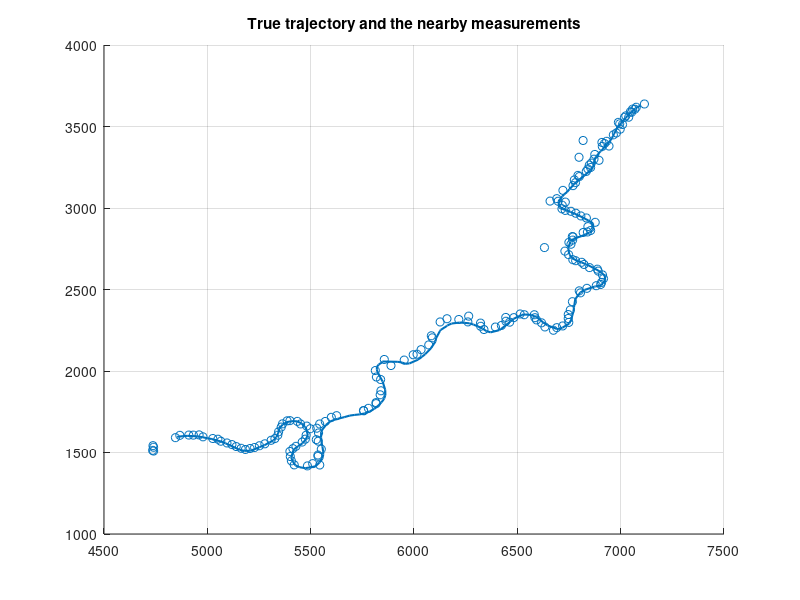
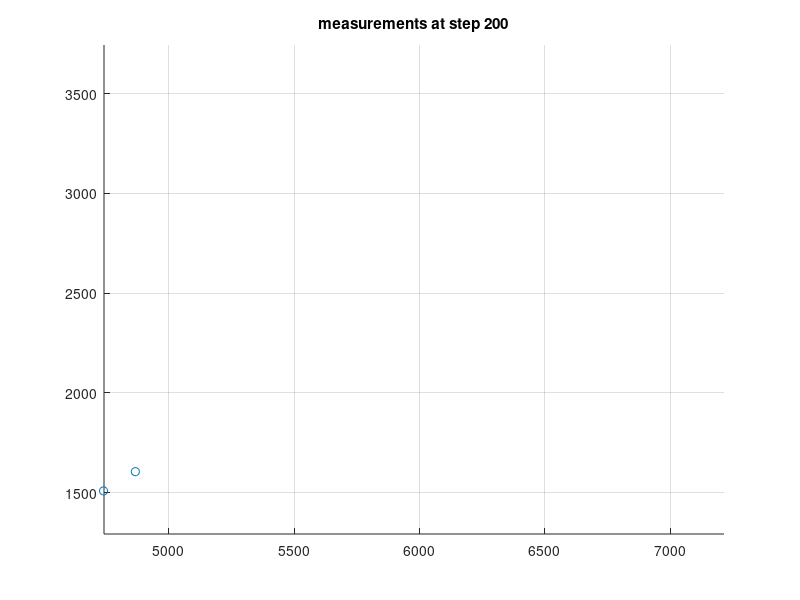

Here is the MATLAB script that generated these plots, in order: (Note: this script raises an error after producing the figures.)
% load data
load joyridedata.mat;


% plot measurements close to the trajectory
figure(1); clf; hold on; grid on;
Zmat = cell2mat(Z');
Zplotdata = [];
plotMeasDist = 200;
for k = 1:K
   toPlot = false(size(Z{k},2),1);
   closecount(k) = 0;
   for j = 1:size(Z{k}, 2)
        v = Z{k}(:, j) - Xgt(1:2, k);
        toPlot(j) = v' * v <= plotMeasDist^2;
        if toPlot(j) 
            closecount(k) = closecount(k) + 1;
        end
   end
   Zplotdata = [Zplotdata, Z{k}(:, toPlot)];
end
set(gca, 'ColorOrderIndex', 2)
scatter(Zplotdata(1,:), Zplotdata(2,:));
set(gca, 'ColorOrderIndex', 1)
plot(Xgt(1,:),Xgt(2,:), 'LineWidth',1.5);
title('True trajectory and the nearby measurements')

%%
% some minor data analysis for the interested person
i = 0;
maxdist = 30;
for k = 1:K
    if size(Z{k}, 2) > 0
        vall = Xgt(1:2,k) - Z{k};
        dsquared = sum((vall).^2, 1);
        closecount(k) = sum(dsquared <= maxdist^2);
        [mindist, ind] = min(dsquared);
        if mindist < maxdist^2
            i = i + 1;
            d(i) = mindist;
            v(:, i) = vall(:, ind);
        end
    end
end
stepsWithClose = i 
meanMeasError = mean(v, 2)
covMeasError = cov(v')
stds = sqrt(diag(cov(v')))
covEllSize = sqrt(eig(cov(v')))
meanMinMeasDists = mean(d)
meanNumberOfCloseMeasurements = mean(closecount)
%%
% play measurement movie. Remember that you can click the stop button.
figure(2); clf; grid on;
set(gcf,'Visible','on')
plotpause = 0.1; % sets a pause in between time steps if it goes to fast
minZ = min(Xgt(1:2, :), [], 2);
maxZ = max(Xgt(1:2, :), [], 2);
minZ = minZ - 0.05*(maxZ - minZ);
maxZ = maxZ + 0.05*(maxZ - minZ);
for k = 1:K
    scatter(Z{k}(1,:), Z{k}(2,:))
    title(sprintf('measurements at step %d', k))
    axis([minZ(1), maxZ(1), minZ(2), maxZ(2)])
    grid on;
    drawnow;
    pause(plotpause);
end
%%
% Look at individual EKF-PDAs

% sensor 
r = 1.3;%...
lambda = 0.01;%...
PD = 0.99;%...
gateSize = 21;%...

% dynamic models
qCV = 0.26;%...
qCT = [0.96, 0.000003];%...
x0 = [6, 25, 0, 0, 0]';%...
P0 = diag([25, 25, 3, 3, 0.0005].^2);%...

% CV tuning
% r = 2.161;%...
% qCV = 1.88;%...
% lambda = 0.0031;%...
% PD = 0.952;%...
% gateSize = 18;%...

% choose model to tune
s = 1;

% make models
models =  cell(2,1);
models{1} = EKF(discreteCVmodel(qCV, r));
models{2} = EKF(discreteCTmodel(qCT, r));

tracker =  cell(2,1);
tracker{1} = PDAF(models{1}, lambda, PD, gateSize);
tracker{2} = PDAF(models{2}, lambda, PD, gateSize);

% % % % allocate
xbar = zeros(5, K);
Pbar = zeros(5, 5, K);
xhat = zeros(5, K);
Phat = zeros(5, 5, K);
NEES = zeros(K, 1);
NEESpos = zeros(K, 1);
NEESvel = zeros(K, 1);

% initialize filter
xbar(:, 1) = [7100; 3630; -6; -3; 0]; % taken from ground truth
Pbar(:, : ,1) = diag(4*[10; 10; 1; 1; pi/10].^2); % seems reasonable?

% filter
for k = 1:K
    [xhat(:, k), Phat(:, :, k)] = tracker{s}.update(cell2mat(Z(k,:)), xbar(:,k), Pbar(:,:,k));%... update
    NEES(k) = ((xhat(1:4,k)-xbar(1:4,k))')*inv(Pbar(1:4,1:4,k))*(xhat(1:4,k) - xbar(1:4,k));%... 
    NEESpos(k) = ((xhat(1:2,k)-xbar(1:2,k))')*inv(Pbar(1:2,1:2,k))*(xhat(1:2,k) - xbar(1:2,k));%...
    NEESvel(k) = ((xhat(3:4,k)-xbar(3:4,k))')*inv(Pbar(3:4,3:4,k))*(xhat(3:4,k) - xbar(3:4,k));%...
    if k < K
        [xbar(:, k+1), Pbar(:, :, k+1)] = tracker{s}.predict(xhat(:,k), Phat(:,:,k), Ts(k));%... predict
    end
end

% errors
poserr = sqrt(sum((xhat(1:2,:) - Xgt(1:2,:)).^2, 1));
posRMSE = sqrt(mean(poserr.^2));
velerr = sqrt(sum((xhat(3:4, :) - Xgt(3:4, :)).^2, 1));
velRMSE = sqrt(mean(velerr.^2));

% consistency
chi2inv([0.025, 0.975], K*2)/K
ANEESpos = mean(NEESpos)
ANEESvel = mean(NEESvel)
%ANIS = mean(NISes)

% plot
figure(3); clf; hold on; grid on;
plot(xhat(1,:), xhat(2,:));
plot(Xgt(1, :), Xgt(2, :))
%scatter(Zmat(1,:), Zmat(2, :), 'x');
axis('equal')
%scatter(Z(1,:), Z(2, :));
title(sprintf('posRMSE = %.3f, velRMSE = %.3f',posRMSE, velRMSE))

figure(4); clf; hold on; grid on;
subplot(3,1,1);
hold on; grid on;
plot(sqrt(sum(xhat(3:4,:).^2,1)))
plot(sqrt(sum(Xgt(3:4,:).^2,1)))
ylabel('speed')
subplot(3,1,2);
hold on; grid on;
plot(atan2(xhat(4,:), xhat(3,:)))
plot(atan2(Xgt(4,:), Xgt(3,:)))
ylabel('theta')
subplot(3,1,3)
hold on; grid on;
plot(diff(unwrap(atan2(xhat(4,:), xhat(3,:))))./Ts')
plot(diff(unwrap(atan2(Xgt(4,:), Xgt(3,:))))./Ts')
ylabel('omega')

figure(5); clf;
subplot(3,1,1);
plot(NEES); grid on; hold on;
ylabel('NEES');
ciNEES = chi2inv([0.05, 0.95], 4);
inCI = sum((NEES >= ciNEES(1)) .* (NEES <= ciNEES(2)))/K * 100;
plot([1,K], repmat(ciNEES',[1,2])','r--')
text(K*1.04, -5, sprintf('%.2f%% inside CI', inCI),'Rotation',90);

subplot(3,1,2);
plot(NEESpos); grid on; hold on;
ylabel('NEESpos');
ciNEES = chi2inv([0.05, 0.95], 2);
inCI = sum((NEESpos >= ciNEES(1)) .* (NEESpos <= ciNEES(2)))/K * 100;
plot([1,K], repmat(ciNEES',[1,2])','r--')
text(K*1.04, -5, sprintf('%.2f%% inside CI', inCI),'Rotation',90);

subplot(3,1,3);
plot(NEESvel); grid on; hold on;
ylabel('NEESvel');
ciNEES = chi2inv([0.05, 0.95], 2);
inCI = sum((NEESvel >= ciNEES(1)) .* (NEESvel <= ciNEES(2)))/K * 100;
plot([1,K], repmat(ciNEES',[1,2])','r--')
text(K*1.04, -5, sprintf('%.2f%% inside CI', inCI),'Rotation',90);
%%
% IMM-PDA

% sensor 
r = 1.3;%...
lambda = 0.01;%...
PD = 0.99;%...
gateSize = 21;%...

% dynamic models
qCV = 0.26;%...
qCT = [0.96, 0.000003];%...
qCVh = 1;%...
modIdx = 1:3; 
M = numel(modIdx);

x0 = [7100; 3630; 0; 0; 0]; % taken from gt
P0 = diag([25, 25, 10, 10, pi/6].^2); % seems reasonable?


% markov chain (you are free to parametrize this in another way)
% PI11 = 0.80;%...
% PI22 = 0.65;%... 
% p10 = 0.80;%... 
% 
% PI = [PI11, (1 - PI22); (1 - PI11), PI22]; assert(all(sum(PI, 1) == [1, 1]),'columns of PI must sum to 1')
% sprobs0 = [p10; (1 - p10)]; assert(sum(sprobs0) == 1, 'initial mode probabilities must sum to 1');
% markov chain (other parameterizations can be simpler to tune)
PI =    [0.80       0.10    0.20;
         0.10       0.55    0.10;
         0.10       0.35    0.70];


PI = PI(modIdx, modIdx); % select the models to use
PI = PI./sum(PI,1); % be sure to normalize
assert(all(sum(PI, 1) - 1 < eps),'columns of PI must sum to 1')

sprobs0 = [0.50 0.40 0.10]; %... 
sprobs0 = sprobs0(modIdx)/sum(sprobs0(modIdx)); % select models and normalize
assert(all(sprobs0 > 0), 'probabilities must be positive')


% make model
models =  cell(3,1);
models{1} = EKF(discreteCVmodel(qCV, r));
models{2} = EKF(discreteCTmodel(qCT, r));
models{3} = EKF(discreteCVmodel(qCVh, r));
imm = IMM(models(modIdx), PI);
tracker = IMMPDAF(imm, lambda, PD, gateSize);

% allocate
xbar = zeros(5, M, K);
Pbar = zeros(5, 5, M, K);
probbar = zeros(M, K);
xhat = zeros(5, M, K);
xest = zeros(5, K);
Pest = zeros(5, 5, K);
Phat = zeros(5, 5, M, K);
probhat = zeros(M, K);
NEES = zeros(K, 1);
NEESpos = zeros(K, 1);
NEESvel = zeros(K, 1);

% initialize
xbar(:, :, 1) = repmat(x0, [1, M]); % simply same for all modes
Pbar(:, : ,:, 1) = repmat(P0,[1,1,M]); %simply same for all modes
probbar(:, 1) = sprobs0;

% filter
for k=1:K
    [probhat(:, k), xhat(:, :, k), Phat(:, :, :, k)] = tracker.update(cell2mat(Z(k,:)), probbar(:,k), xbar(:,:,k), Pbar(:,:,:,k));%... update
    [xest(:, k), Pest(:, :, k)] = reduceGaussMix(probhat(:,k), xhat(:,:,k), Phat(:,:,:,k));%... total state mean and cov
    NEES(k) = ((xhat(1:4,k)-xbar(1:4,k))')*inv(Pbar(1:4,1:4,k))*(xhat(1:4,k) - xbar(1:4,k));%... 
    NEESpos(k) = ((xhat(1:2,k)-xbar(1:2,k))')*inv(Pbar(1:2,1:2,k))*(xhat(1:2,k) - xbar(1:2,k));%...
    NEESvel(k) = ((xhat(3:4,k)-xbar(3:4,k))')*inv(Pbar(3:4,3:4,k))*(xhat(3:4,k) - xbar(3:4,k));%...
    if k < K
        [probbar(:, k+1), xbar(:, :, k+1), Pbar(:, :, :, k+1)] = tracker.predict(probhat(:,k), xhat(:,:,k), Phat(:,:,:,k), Ts(k));%... predict
    end
end

% errors
poserr = sqrt(sum((xest(1:2,:) - Xgt(1:2,:)).^2, 1));
posRMSE = sqrt(mean(poserr.^2)); % not true RMSE (which is over monte carlo simulations)
velerr = sqrt(sum((xest(3:4, :) - Xgt(3:4, :)).^2, 1));
velRMSE = sqrt(mean(velerr.^2)); % not true RMSE (which is over monte carlo simulations)
peakPosDeviation = max(poserr);
peakVelDeviation = max(velerr);

% consistency
CI2K = chi2inv([0.025, 0.975], K*2)/K;
ANEESpos = mean(NEESpos);
ANEESvel = mean(NEESvel);

CI4K = chi2inv([0.025, 0.975], K*4)/K;
ANEES = mean(NEES);

%% plot
figure(6); clf; hold on; grid on;
plot(xest(1,:), xest(2,:));
plot(Xgt(1,:), Xgt(2, :));
scatter(Zmat(1,:), Zmat(2,:))
axis('equal')
title(sprintf('posRMSE = %.3f, velRMSE = %.3f, peakPosDev = %.3f, peakVelDev = %.3f',posRMSE, velRMSE, peakPosDeviation, peakVelDeviation))

figure(7); clf; hold on; grid on;
subplot(3,1,1);
hold on; grid on;
plot(sqrt(sum(xest(3:4,:).^2,1)))
plot(sqrt(sum(Xgt(3:4,:).^2,1)))
ylabel('speed')
subplot(3,1,2);
hold on; grid on;
plot(atan2(xest(4,:), xest(3,:)))
plot(atan2(Xgt(4,:), Xgt(3,:)))
ylabel('theta')
subplot(3,1,3)
hold on; grid on;
plot(diff(unwrap(atan2(xest(4,:), xest(3,:))))./Ts')
plot(diff(unwrap(atan2(Xgt(4,:), Xgt(3,:))))./Ts')
ylabel('omega')

figure(8); clf;
plot(probhat');
grid on;

figure(9); clf;
subplot(2,1,1); 
plot(poserr); grid on;
ylabel('position error')
subplot(2,1,2);
plot(velerr); grid on;
ylabel('velocity error')

figure(10); clf;
subplot(3,1,1);
plot(NEES); grid on; hold on;
ylabel('NEES');
ciNEES = chi2inv([0.05, 0.95], 4);
inCI = sum((NEES >= ciNEES(1)) .* (NEES <= ciNEES(2)))/K * 100;
plot([1,K], repmat(ciNEES',[1,2])','r--')
text(K*1.04, -5, sprintf('%.2f%% inside CI', inCI),'Rotation',90);

subplot(3,1,2);
plot(NEESpos); grid on; hold on;
ylabel('NEESpos');
ciNEES = chi2inv([0.05, 0.95], 2);
inCI = sum((NEESpos >= ciNEES(1)) .* (NEESpos <= ciNEES(2)))/K * 100;
plot([1,K], repmat(ciNEES',[1,2])','r--')
text(K*1.04, -5, sprintf('%.2f%% inside CI', inCI),'Rotation',90);

subplot(3,1,3);
plot(NEESvel); grid on; hold on;
ylabel('NEESvel');
ciNEES = chi2inv([0.05, 0.95], 2);
inCI = sum((NEESvel >= ciNEES(1)) .* (NEESvel <= ciNEES(2)))/K * 100;
plot([1,K], repmat(ciNEES',[1,2])','r--')
text(K*1.04, -5, sprintf('%.2f%% inside CI', inCI),'Rotation',90);
%%
%estimation "movie"
mTL = 0.2; % maximum transparancy (between 0 and 1);
plotpause = 1; % lenght to pause between time steps;
plotRange = 2:K; % the range to go through
N = 50; % number of points to use for ellipse;

%k = 31; assert(all([k > 1, k <= K]), 'K must be in proper range')
figure(11); clf; grid on; hold on; axis equal;
set(gcf,'Visible','on')
co = get(gca, 'colorOrder');
minAx = zeros(1,2);
maxAx = 7000*ones(1,2);
thetas = (0:N)*2*pi/N;
for k = plotRange
    % tracker
    subplot(1,2,1);
    cla; grid on; hold on; axis equal;
    title(sprintf('time step %d', k));
    gated = tracker.gate(Z{k}, probbar(:, k), xbar(:, :, k), Pbar(:, :, :, k));
    minG = 1e20 * ones(2,1);
    maxG = -1e20 * ones(2,1);
    [skupd, xkupd, Pkupd] = tracker.conditionalUpdate(Z{k}(:, gated), probbar(:, k), xbar(:, :, k), Pbar(:, :, :, k));
    beta = tracker.associationProbabilities(Z{k}(:, gated), probbar(:, k), xbar(:, :, k), Pbar(:, :, :, k));
    for s = 1:M
        plot(squeeze(xhat(1, s, 1:(k-1))), squeeze(xhat(2, s, 1:(k-1)))','Color', co(s,:));
        axis([minAx(1), maxAx(1), minAx(2), maxAx(2)])
        for j = 1:size(xkupd, 3)
            csj = mTL * co(s, :) + (1 - mTL) * (beta(j)*skupd(s, j)*co(s, :) + (1 - beta(j)*skupd(s, j)) * ones(1, 3)); % transparancy
            pl = plot([squeeze(xhat(1, s, k-1)); xkupd(1, s, j)], [squeeze(xhat(2, s, k-1)); xkupd(2, s, j)], '--', 'Color', csj);
            axis([minAx(1), maxAx(1), minAx(2), maxAx(2)])
            %alpha(pl, beta(j)*skupd(s, j));
            drawnow;
            covEllData = chol(Pkupd(1:2,1:2, s, j))' * [cos(thetas); sin(thetas)] + xkupd(1:2, s, j);
            pl = plot(covEllData(1, :), covEllData(2, :), '--', 'Color', csj);
        end
        
        [vk, Sk] = imm.modeFilters{s}.innovation([0,0], squeeze(xbar(:, s, k)), squeeze(Pbar(:, :, s, k)));
        gateData = chol(Sk)' * [cos(thetas); sin(thetas)] * sqrt(tracker.gateSize) + squeeze(xbar(1:2, s, k));
        plot(gateData(1, :),gateData(2, :), '.--', 'Color', co(s,:))
        scatter(Z{k}(1, :), Z{k}(2, :), 'rx')
        
        minGs = min(gateData, [], 2);
        minG = minGs .* (minGs < minG) + minG .* (minG <= minGs);
        maxGs = max(gateData, [], 2);
        maxG = maxGs .* (maxGs > maxG) + maxG .* (maxG >= maxGs);
        
    end
    scale = 1;
    minAx = minG - scale * (maxG - minG);
    maxAx = maxG + scale * (maxG - minG);
    axis([minAx(1), maxAx(1), minAx(2), maxAx(2)])
    %legend()
    
    % mode probabilities
    subplot(1,2,2)
    cla; grid on; hold on;
    for s = 1:M
        plot(probhat(s, 1:(k - 1)), 'Color', co(s, :));
        for j = 1:size(xkupd, 3)
            csj = mTL * co(s, :) + (1 - mTL) * (beta(j)*skupd(s, j)*co(s, :) + (1 - beta(j)*skupd(s, j)) * ones(1, 3)); % transparancy
            plot([k-1, k], [probhat(s, k-1), skupd(s, j)], '--', 'color', csj)
        end
    end
    axis([1, plotRange(end), 0, 1])
    drawnow;
    pause(plotpause)
end